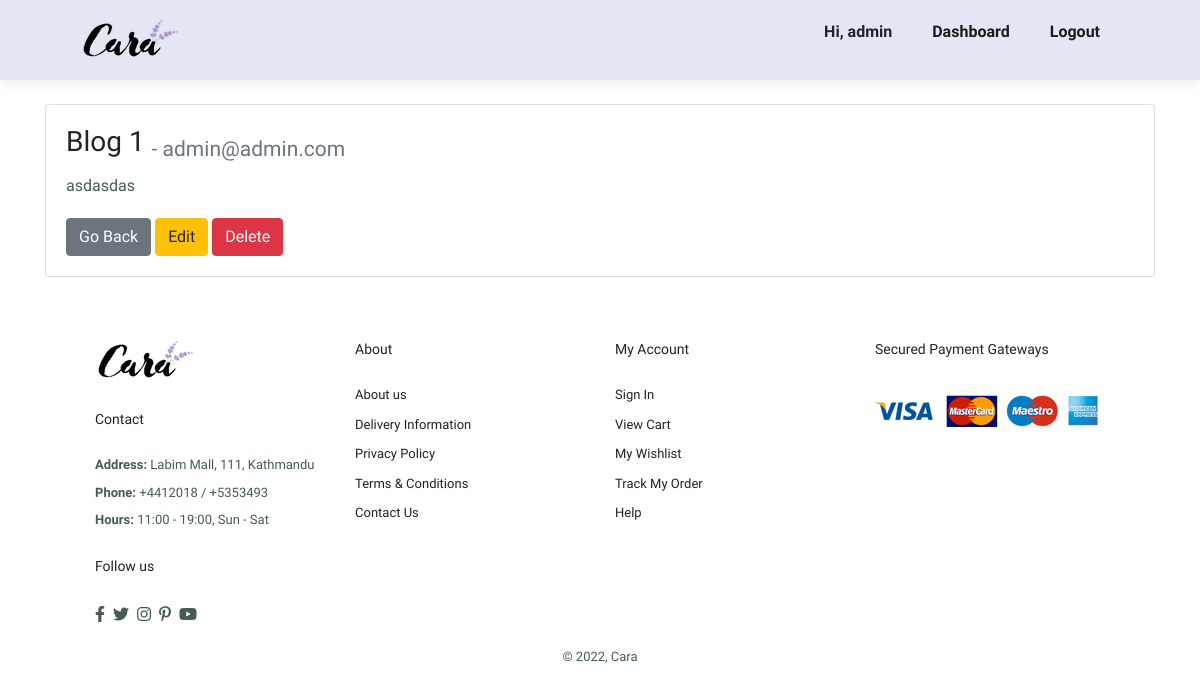
/blog/blog-1/detail (signed in), run on the app's committed database.
### store/models.py (models this page shows, shortened)
class Blog(models.Model):
	BLOG_TAGS = (
		("design", "Design"),
		("fashion", "Fashion")
	)
	SKIN_TYPES = (
	(	'normal', "Normal"),
	('combination', 'Combination'),
	('oily', "Oily")
	)
	SKINCARE_CONCERNS = (
		('dullness', 'Dullness'),
		("uneventexture",'Uneven Texture'),
		('acne', 'Acne'),
		('blemishes','Blemishes')
	)
	FORMULATION = (
		('liquid', "Liquid"),
	)
	HIGHLIGHTED_INGREDIENTS = (
	('ga','Glycolic Acid'),
	('la','Lactic Acid'),
	('sa','Salicylic Acid'),
	)
	user = models.ForeignKey(User, on_delete=models.CASCADE)
	title = models.CharField(max_length=200, null=False)
	description = models.TextField()
	tag= models.CharField(max_length=10, choices=BLOG_TAGS)
	slug = models.SlugField(unique=True, max_length=100)
	published_at = models.DateField(auto_now_add=True)
	image = models.ImageField(null=True, blank=True)
	skin_type = MultiSelectField(choices=SKIN_TYPES, min_choices=1)
	highlighted_ingredients = MultiSelectField(choices=HIGHLIGHTED_INGREDIENTS, min_choices=1)
	skincare_concerns = MultiSelectField(choices=SKINCARE_CONCERNS, min_choices= 1)
	formulation = models.CharField(max_length=10, choices=FORMULATION)

### store/views.py (the view)
# urls.py: path('blog/<slug>/detail', views.BlogDetailView.as_view(template_name="admin/blog_detail_view.html"), name="blog_detail_view"),
class BlogDetailView(LoginRequiredMixin, DetailView):
	login_url = "/login/"
	model= Blog
	def get_context_data(self, **kwargs):
		context = super().get_context_data(**kwargs)
		return context

### store/templates/admin/blog_detail_view.html
{% extends "base/index.html" %}
{% block content %}
<div class="container my-4">
<div class="card">
    <div class="card-body">
      <h3 class="card-title">{{ object.title }} <sub class="text-secondary">- {{ object.user.email }}</sub></h3>
      <p class="card-text">{{ object.description }}</p>
      <a href="{% url 'blog_list' %}" class="btn btn-secondary">Go Back</a>
      <a class="btn btn-warning" href="{% url 'blog_update_form' object.slug %}">Edit</a>
      <a href="{% url 'blog_delete_form' object.slug %}" class="btn btn-danger">Delete</a>
    </div>
  </div>
</div>
{% endblock %}

### store/templates/base/index.html (shortened to what this page needs)
{% load static %}
<!DOCTYPE html>
<html lang="en">
  <head>
    <link rel="stylesheet" href="https://stackpath.bootstrapcdn.com/bootstrap/4.4.1/css/bootstrap.min.css">
    <link
      rel="stylesheet"
      href="https://pro.fontawesome.com/releases/v5.10.0/css/all.css"
    />
    <link rel="stylesheet" href="{% static 'css/style.css' %}" />
  </head>
  <body>
    <section id="header">
      <a href="#"><img src="{% static 'images/logo.png' %}" class="logo" alt="" /></a>
      <div>
        <ul id="navbar">
          {% if request.user.is_superuser %}
            <li><strong>
            Hi, {{request.user.username}}
         </strong> </li>
            <li><a href="{% url 'admin_dashboard' %}">Dashboard</a></li>
          <li><a href="{% url 'logout' %}">Logout</a></li>
          {% endif %}
        </ul>
      </div>
    </section>
    {% block content %}
    {% endblock %}
    <footer class="section-p1">
      <div class="col">
        <img class="logo" src="{% static 'images/logo.png' %}" alt="" />
        <h4>Contact</h4>
        <p><strong> Address: </strong>Labim Mall, 111, Kathmandu</p>
        <p><strong> Phone: </strong>+4412018 / +5353493</p>
        <p><strong> Hours: </strong>11:00 - 19:00, Sun - Sat</p>
        <div class="follow">
          <h4>Follow us</h4>
          <div class="icon">
            <i class="fab fa-facebook-f"></i>
            <i class="fab fa-twitter"></i>
            <i class="fab fa-instagram"></i>
            <i class="fab fa-pinterest-p"></i>
            <i class="fab fa-youtube"></i>
          </div>
        </div>
      </div>
      <div class="col">
        <h4>About</h4>
        <a href="#">About us</a>
        <a href="#">Delivery Information</a>
        <a href="#">Privacy Policy</a>
        <a href="#">Terms & Conditions</a>
        <a href="#">Contact Us</a>
      </div>
      <div class="col">
        <h4>My Account</h4>
        <a href="#">Sign In</a>
        <a href="#">View Cart</a>
        <a href="#">My Wishlist</a>
        <a href="#">Track My Order</a>
        <a href="#">Help</a>
      </div>
      <div class="col install">
        <h4>Secured Payment Gateways</h4>
        <img src="/static/images/pay/pay.png" alt="" />
      </div>
      <div class="copyright">
        <p>© 2022, Cara</p>
      </div>
    </footer>
  </body>
  </html>

### static/css/style.css (style rules this page uses)
* { margin: 0; padding: 0; box-sizing: border-box; font-family: 'Spartan', sans-serif; }
html { --scrollbarBG: #cfd8dc; --thumbBG: #98a0c0; }
body { scrollbar-width: thin; scrollbar-color: var(--thumbBG) var(--scrollbarBG); }
h4 { font-size: 20px; color: #222; }
p { font-size: 16px; color: #465b52; margin: 15px 0 20px 0; }
.section-p1 { padding: 40px 80px; }
body { width: 100%; }
#header { display: flex; align-items: center; justify-content: space-between; padding: 20px 80px; background-color: #e3e6f3; box-shadow: 0 5px 15px rgba(0, 0, 0, 0.06); z-index: 999; position: sticky; top: 0; left: 0; }
#navbar { display: flex; align-items: center; justify-content: center; }
#navbar li { list-style: none; padding: 0 20px; position: relative; }
#navbar li a { text-decoration: none; font-size: 16px; font-weight: 600; color: #1a1a1a; transition: 0.3s ease; }
footer { display: flex; flex-wrap: wrap; justify-content: space-between; }
footer .col { display: flex; flex-direction: column; align-items: flex-start; margin-bottom: 20px; }
footer .logo { margin-bottom: 30px; }
footer h4 { font-size: 14px; padding-bottom: 20px; }
footer p { font-size: 13px; margin: 0 0 8px 0; }
footer a { font-size: 13px; text-decoration: none; color: #222; margin-bottom: 10px; }
footer .follow { margin-top: 20px; }
footer .follow i { color: #465b52; padding-right: 4px; cursor: pointer; }
footer .install img { margin: 10px 0 15px 0; }
footer .copyright { width: 100%; text-align: center; }

### data on the page
Blog: title "Blog 1", user.email "admin@admin.com", description "asdasdas"

### other printed values
{{ request.user.username }} "admin"
